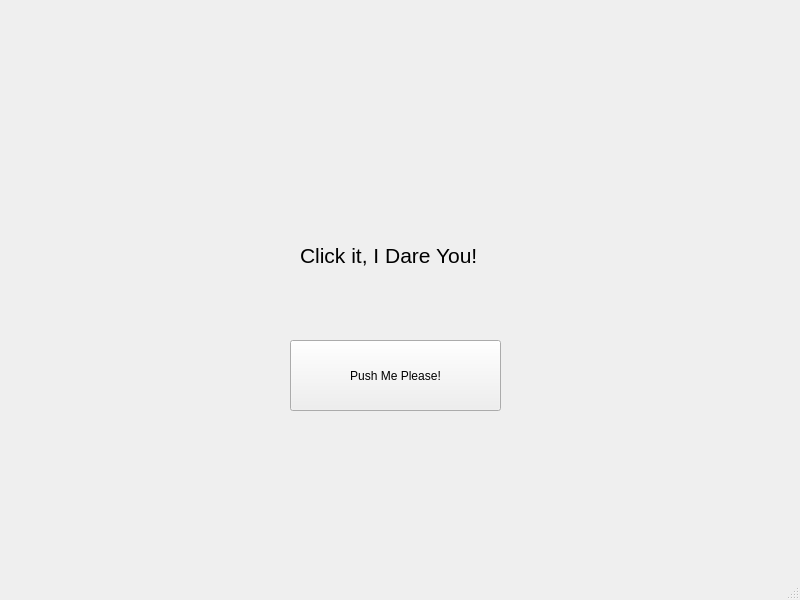
<?xml version="1.0" encoding="UTF-8"?>
<ui version="4.0">
 <class>MainWindow</class>
 <widget class="QMainWindow" name="MainWindow">
  <property name="geometry">
   <rect>
    <x>0</x>
    <y>0</y>
    <width>800</width>
    <height>600</height>
   </rect>
  </property>
  <property name="windowTitle">
   <string>MainWindow</string>
  </property>
  <widget class="QWidget" name="centralwidget">
   <widget class="QPushButton" name="pushButton">
    <property name="geometry">
     <rect>
      <x>290</x>
      <y>340</y>
      <width>211</width>
      <height>71</height>
     </rect>
    </property>
    <property name="text">
     <string>Push Me Please!</string>
    </property>
   </widget>
   <widget class="QLabel" name="LabeResult">
    <property name="geometry">
     <rect>
      <x>300</x>
      <y>230</y>
      <width>211</width>
      <height>51</height>
     </rect>
    </property>
    <property name="font">
     <font>
      <pointsize>16</pointsize>
     </font>
    </property>
    <property name="text">
     <string>Click it, I Dare You!</string>
    </property>
   </widget>
  </widget>
  <widget class="QMenuBar" name="menubar">
   <property name="geometry">
    <rect>
     <x>0</x>
     <y>0</y>
     <width>800</width>
     <height>21</height>
    </rect>
   </property>
  </widget>
  <widget class="QStatusBar" name="statusbar"/>
 </widget>
 <resources/>
 <connections/>
</ui>
